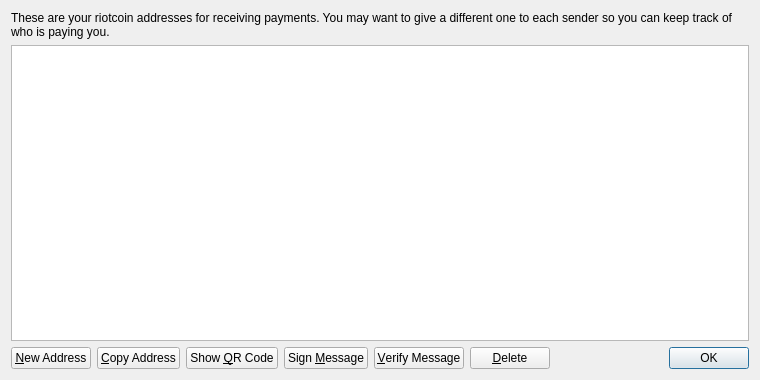
<?xml version="1.0" encoding="UTF-8"?>
<ui version="4.0">
 <class>AddressBookPage</class>
 <widget class="QWidget" name="AddressBookPage">
  <property name="geometry">
   <rect>
    <x>0</x>
    <y>0</y>
    <width>760</width>
    <height>380</height>
   </rect>
  </property>
  <property name="windowTitle">
   <string>Address Book</string>
  </property>
  <layout class="QVBoxLayout" name="verticalLayout">
   <item>
    <widget class="QLabel" name="labelExplanation">
     <property name="text">
      <string>These are your riotcoin addresses for receiving payments. You may want to give a different one to each sender so you can keep track of who is paying you.</string>
     </property>
     <property name="textFormat">
      <enum>Qt::PlainText</enum>
     </property>
     <property name="wordWrap">
      <bool>true</bool>
     </property>
    </widget>
   </item>
   <item>
    <widget class="QTableView" name="tableView">
     <property name="contextMenuPolicy">
      <enum>Qt::CustomContextMenu</enum>
     </property>
     <property name="toolTip">
      <string>Double-click to edit address or label</string>
     </property>
     <property name="tabKeyNavigation">
      <bool>false</bool>
     </property>
     <property name="alternatingRowColors">
      <bool>true</bool>
     </property>
     <property name="selectionMode">
      <enum>QAbstractItemView::SingleSelection</enum>
     </property>
     <property name="selectionBehavior">
      <enum>QAbstractItemView::SelectRows</enum>
     </property>
     <property name="sortingEnabled">
      <bool>true</bool>
     </property>
     <attribute name="verticalHeaderVisible">
      <bool>false</bool>
     </attribute>
    </widget>
   </item>
   <item>
    <layout class="QHBoxLayout" name="horizontalLayout">
     <item>
      <widget class="QPushButton" name="newAddressButton">
       <property name="toolTip">
        <string>Create a new address</string>
       </property>
       <property name="text">
        <string>&amp;New Address</string>
       </property>
       <property name="icon">
        <iconset resource="../bitcoin.qrc">
         <normaloff>:/icons/add</normaloff>:/icons/add</iconset>
       </property>
      </widget>
     </item>
     <item>
      <widget class="QPushButton" name="copyToClipboard">
       <property name="toolTip">
        <string>Copy the currently selected address to the system clipboard</string>
       </property>
       <property name="text">
        <string>&amp;Copy Address</string>
       </property>
       <property name="icon">
        <iconset resource="../bitcoin.qrc">
         <normaloff>:/icons/editcopy</normaloff>:/icons/editcopy</iconset>
       </property>
      </widget>
     </item>
     <item>
      <widget class="QPushButton" name="showQRCode">
       <property name="text">
        <string>Show &amp;QR Code</string>
       </property>
       <property name="icon">
        <iconset resource="../bitcoin.qrc">
         <normaloff>:/icons/qrcode</normaloff>:/icons/qrcode</iconset>
       </property>
      </widget>
     </item>
     <item>
      <widget class="QPushButton" name="signMessage">
       <property name="toolTip">
        <string>Sign a message to prove you own a riotcoin address</string>
       </property>
       <property name="text">
        <string>Sign &amp;Message</string>
       </property>
       <property name="icon">
        <iconset resource="../bitcoin.qrc">
         <normaloff>:/icons/edit</normaloff>:/icons/edit</iconset>
       </property>
      </widget>
     </item>
     <item>
      <widget class="QPushButton" name="verifyMessage">
       <property name="toolTip">
        <string>Verify a message to ensure it was signed with a specified riotcoin address</string>
       </property>
       <property name="text">
        <string>&amp;Verify Message</string>
       </property>
       <property name="icon">
        <iconset resource="../bitcoin.qrc">
         <normaloff>:/icons/transaction_0</normaloff>:/icons/transaction_0</iconset>
       </property>
      </widget>
     </item>
     <item>
      <widget class="QPushButton" name="deleteButton">
       <property name="toolTip">
        <string>Delete the currently selected address from the list</string>
       </property>
       <property name="text">
        <string>&amp;Delete</string>
       </property>
       <property name="icon">
        <iconset resource="../bitcoin.qrc">
         <normaloff>:/icons/remove</normaloff>:/icons/remove</iconset>
       </property>
      </widget>
     </item>
     <item>
      <spacer name="horizontalSpacer">
       <property name="orientation">
        <enum>Qt::Horizontal</enum>
       </property>
       <property name="sizeHint" stdset="0">
        <size>
         <width>40</width>
         <height>20</height>
        </size>
       </property>
      </spacer>
     </item>
     <item>
      <widget class="QDialogButtonBox" name="buttonBox">
       <property name="sizePolicy">
        <sizepolicy hsizetype="Maximum" vsizetype="Fixed">
         <horstretch>0</horstretch>
         <verstretch>0</verstretch>
        </sizepolicy>
       </property>
       <property name="standardButtons">
        <set>QDialogButtonBox::Ok</set>
       </property>
      </widget>
     </item>
    </layout>
   </item>
  </layout>
 </widget>
 <resources>
  <include location="../bitcoin.qrc"/>
 </resources>
 <connections/>
</ui>
